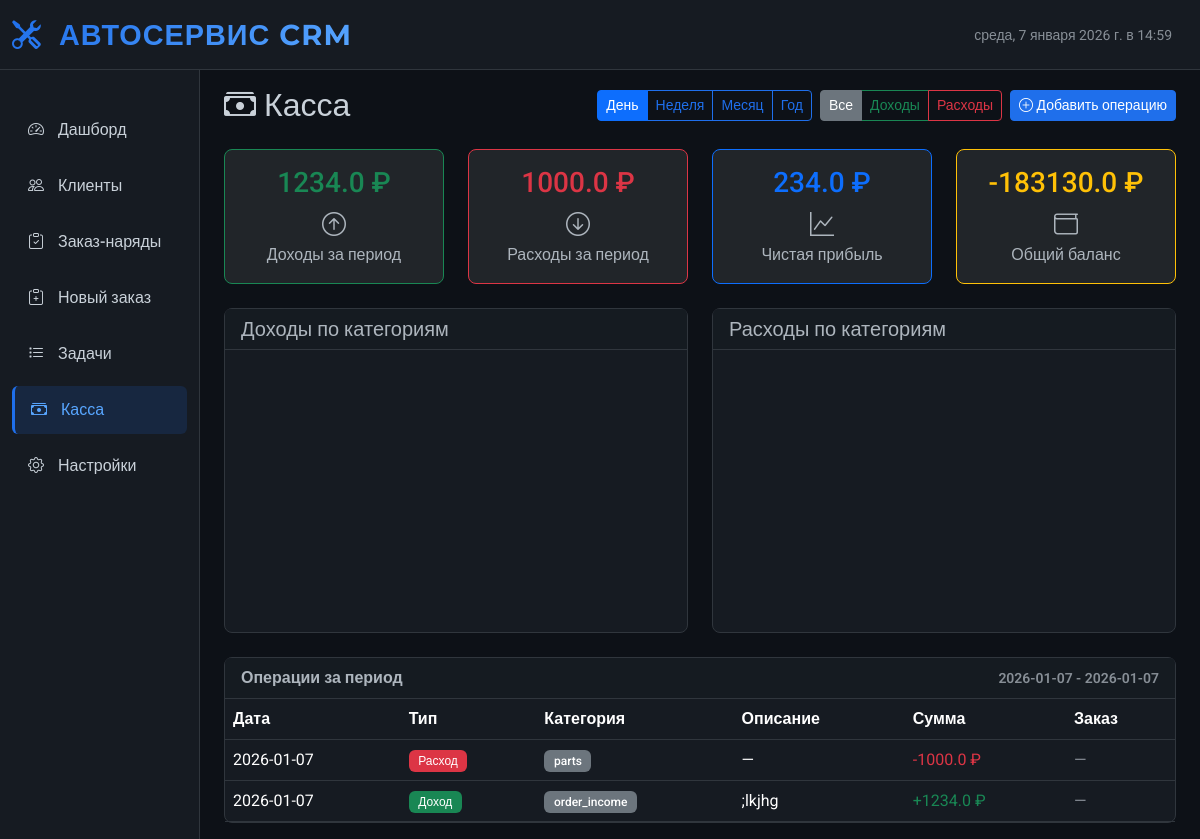
The app's page /cash?period=day with its own data.
### tables this page shows
CREATE TABLE cash_flow
                   (
                       id               INTEGER PRIMARY KEY AUTOINCREMENT,
                       transaction_type TEXT NOT NULL,
                       category         TEXT NOT NULL,
                       amount           REAL NOT NULL,
                       description      TEXT,
                       order_id         INTEGER,
                       date             TIMESTAMP DEFAULT CURRENT_TIMESTAMP,
                       created_at       TIMESTAMP DEFAULT CURRENT_TIMESTAMP,
                       FOREIGN KEY (order_id) REFERENCES work_orders (id) ON DELETE SET NULL
                   );

### app.py (the view)
@app.route('/cash')
def cash_page():
    period = request.args.get('period', 'month')
    transaction_type = request.args.get('type', '')
    end_date = datetime.now()
    if period == 'day':
        start_date = end_date.replace(hour=0, minute=0, second=0, microsecond=0)
    elif period == 'week':
        start_date = end_date - timedelta(days=end_date.weekday())
    elif period == 'month':
        start_date = end_date.replace(day=1)
    elif period == 'year':
        start_date = end_date.replace(month=1, day=1)
    else:
        start_date = end_date - timedelta(days=30)
    cash_flow = db.get_cash_flow(
        start_date.strftime('%Y-%m-%d'),
        end_date.strftime('%Y-%m-%d'),
        transaction_type if transaction_type else None
    )
    financial_stats = db.get_financial_stats(period)
    total_balance = db.get_total_balance()
    return render_template('cash.html',
                           cash_flow=cash_flow,
                           financial_stats=financial_stats,
                           total_balance=total_balance,
                           period=period,
                           transaction_type=transaction_type)

### database.py (called while the page is built)
    def get_cash_flow(self, start_date=None, end_date=None, transaction_type=None):
        cursor = self.conn.cursor()
        query = 'SELECT * FROM cash_flow WHERE 1=1'
        params = []
        if start_date:
            query += ' AND date(date) >= date(?)'
            params.append(start_date)
        if end_date:
            query += ' AND date(date) <= date(?)'
            params.append(end_date)
        if transaction_type:
            query += ' AND transaction_type = ?'
            params.append(transaction_type)
        query += ' ORDER BY date DESC'
        cursor.execute(query, params)
        return cursor.fetchall()

    def get_total_balance(self):
        cursor = self.conn.cursor()
        cursor.execute('''
                       SELECT COALESCE(SUM(CASE WHEN transaction_type = 'income' THEN amount ELSE 0 END),
                                       0)                                                                     as total_income,
                              COALESCE(SUM(CASE WHEN transaction_type = 'expense' THEN amount ELSE 0 END),
                                       0)                                                                     as total_expenses
                       FROM cash_flow
                       ''')
        result = cursor.fetchone()
        total_income = result[0] or 0
        total_expenses = result[1] or 0
        return total_income - total_expenses

### templates/cash.html (shortened to what this page needs)
{% extends "base.html" %}
{% block content %}
<div class="d-flex justify-content-between align-items-center mb-4">
    <h2 class="mb-0" style="font-family: 'Montserrat', sans-serif;">
        <i class="bi bi-cash-stack me-2"></i>Касса
    </h2>
    <div class="d-flex gap-2">
        <div class="btn-group" role="group">
            <a href="/cash?period=day" class="btn btn-outline-primary btn-sm {% if period == 'day' %}active{% endif %}">
                День
            </a>
            <a href="/cash?period=week" class="btn btn-outline-primary btn-sm {% if period == 'week' %}active{% endif %}">
                Неделя
            </a>
            <a href="/cash?period=month" class="btn btn-outline-primary btn-sm {% if period == 'month' %}active{% endif %}">
                Месяц
            </a>
            <a href="/cash?period=year" class="btn btn-outline-primary btn-sm {% if period == 'year' %}active{% endif %}">
                Год
            </a>
        </div>
        <div class="btn-group" role="group">
            <a href="/cash?period={{ period }}" class="btn btn-outline-secondary btn-sm {% if not transaction_type %}active{% endif %}">
                Все
            </a>
            <a href="/cash?period={{ period }}&type=income" class="btn btn-outline-success btn-sm {% if transaction_type == 'income' %}active{% endif %}">
                Доходы
            </a>
            <a href="/cash?period={{ period }}&type=expense" class="btn btn-outline-danger btn-sm {% if transaction_type == 'expense' %}active{% endif %}">
                Расходы
            </a>
        </div>
        <button class="btn btn-primary btn-sm" data-bs-toggle="modal" data-bs-target="#addTransactionModal">
            <i class="bi bi-plus-circle"></i> Добавить операцию
        </button>
    </div>
</div>
<div class="row mb-4">
    <div class="col-md-3">
        <div class="card bg-dark border-success">
            <div class="card-body text-center">
                <h3 class="card-title text-success">{{ financial_stats.total_income }} ₽</h3>
                <p class="card-text">
                    <i class="bi bi-arrow-up-circle fs-4"></i><br>
                    Доходы за период
                </p>
            </div>
        </div>
    </div>
    <div class="col-md-3">
        <div class="card bg-dark border-danger">
            <div class="card-body text-center">
                <h3 class="card-title text-danger">{{ financial_stats.total_expenses }} ₽</h3>
                <p class="card-text">
                    <i class="bi bi-arrow-down-circle fs-4"></i><br>
                    Расходы за период
                </p>
            </div>
        </div>
    </div>
    <div class="col-md-3">
        <div class="card bg-dark border-primary">
            <div class="card-body text-center">
                <h3 class="card-title text-primary">{{ financial_stats.net_profit }} ₽</h3>
                <p class="card-text">
                    <i class="bi bi-graph-up fs-4"></i><br>
                    Чистая прибыль
                </p>
            </div>
        </div>
    </div>
    <div class="col-md-3">
        <div class="card bg-dark border-warning">
            <div class="card-body text-center">
                <h3 class="card-title text-warning">{{ total_balance }} ₽</h3>
                <p class="card-text">
                    <i class="bi bi-wallet fs-4"></i><br>
                    Общий баланс
                </p>
            </div>
        </div>
    </div>
</div>
<div class="row mb-4">
    <div class="col-md-6">
        <div class="card">
            <div class="card-header">
                <h5 class="mb-0">Доходы по категориям</h5>
            </div>
            <div class="card-body">
                <div id="incomeChart" style="height: 250px;"></div>
            </div>
        </div>
    </div>
    <div class="col-md-6">
        <div class="card">
            <div class="card-header">
                <h5 class="mb-0">Расходы по категориям</h5>
            </div>
            <div class="card-body">
                <div id="expensesChart" style="height: 250px;"></div>
            </div>
        </div>
    </div>
</div>
<div class="card">
    <div class="card-header d-flex justify-content-between align-items-center">
        <span>Операции за период</span>
        <small class="text-muted">{{ financial_stats.start_date }} - {{ financial_stats.end_date }}</small>
    </div>
    <div class="card-body p-0">
        <div class="table-responsive">
            <table class="table table-dark table-hover mb-0">
                <thead>
                    <tr>
                        <th>Дата</th>
                        <th>Тип</th>
                        <th>Категория</th>
                        <th>Описание</th>
                        <th>Сумма</th>
                        <th>Заказ</th>
                    </tr>
                </thead>
                <tbody>
                    {% for flow in cash_flow %}
                    <tr>
                        <td>{{ flow.date[:10] }}</td>
                        <td>
                            {% if flow.transaction_type == 'income' %}
                            <span class="badge bg-success">Доход</span>
                            {% else %}
                            <span class="badge bg-danger">Расход</span>
                            {% endif %}
                        </td>
                        <td>
                            <span class="badge bg-secondary">{{ flow.category }}</span>
                        </td>
                        <td>{{ flow.description or '—' }}</td>
                        <td>
                            {% if flow.transaction_type == 'income' %}
                            <span class="text-success">+{{ flow.amount }} ₽</span>
                            {% else %}
                            <span class="text-danger">-{{ flow.amount }} ₽</span>
                            {% endif %}
                        </td>
                        <td>
                            {% if flow.order_id %}
                            <a href="/work_orders?search={{ flow.order_id }}" class="btn btn-outline-info btn-sm">
                                #{{ flow.order_id }}
                            </a>
                            {% else %}
                            <span class="text-muted">—</span>
                            {% endif %}
                        </td>
                    </tr>
                    {% endfor %}
                </tbody>
            </table>
        </div>
    </div>
</div>
{% endblock %}

### templates/base.html (style rules this page uses)
:root { --primary-dark: #0d1117; --secondary-dark: #161b22; --accent-blue: #1f6feb; --accent-light-blue: #58a6ff; --text-light: #c9d1d9; --text-muted: #8b949e; --border-dark: #30363d; --success: #238636; --warning: #9e6a03; --danger: #da3633; }
body { background-color: var(--primary-dark); color: var(--text-light); font-family: 'Roboto', sans-serif; min-height: 100vh; }
.card { background-color: var(--secondary-dark); border: 1px solid var(--border-dark); border-radius: 8px; }
.card-header { background-color: rgba(22, 27, 34, 0.9); border-bottom: 1px solid var(--border-dark); font-weight: 600; }
.table { color: var(--text-light); margin-bottom: 0; }
.table-dark { --bs-table-bg: transparent; --bs-table-striped-bg: rgba(31, 111, 235, 0.05); --bs-table-hover-bg: rgba(31, 111, 235, 0.1); }
.table > :not(caption) > * > * { border-bottom-color: var(--border-dark); }
.btn-primary { background-color: var(--accent-blue); border-color: var(--accent-blue); font-weight: 500; }
.btn-outline-primary { color: var(--accent-blue); border-color: var(--accent-blue); }
.badge { font-weight: 500; padding: 0.4em 0.8em; }

### records on screen
cash_flow: date "2026-01-07", transaction_type "Расход", category "parts", description "—", amount "1000.0"
cash_flow: date "2026-01-07", transaction_type "Доход", category "order_income", description ";lkjhg", amount "1234.0"

### other values on screen
{{ financial_stats.total_income }} "1234.0"
{{ financial_stats.total_expenses }} "1000.0"
{{ financial_stats.net_profit }} "234.0"
{{ total_balance }} "-183130.0"
{{ financial_stats.start_date }} "2026-01-07"
{{ financial_stats.end_date }} "2026-01-07"
